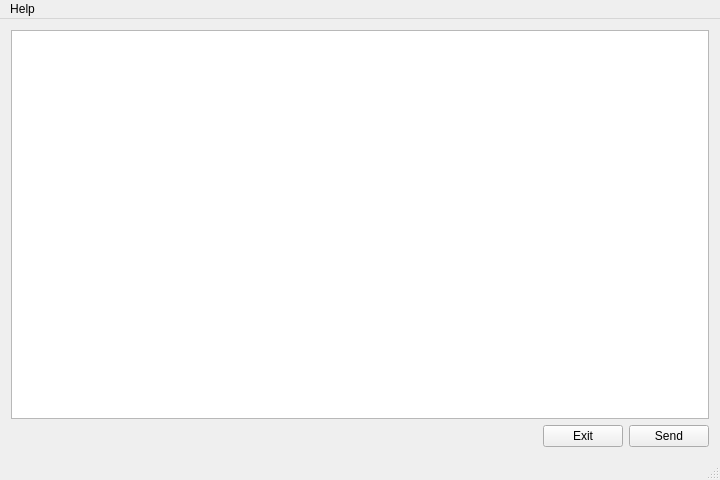
<?xml version="1.0" encoding="UTF-8"?>
<ui version="4.0">
 <class>MainWindow</class>
 <widget class="QMainWindow" name="MainWindow">
  <property name="geometry">
   <rect>
    <x>0</x>
    <y>0</y>
    <width>720</width>
    <height>480</height>
   </rect>
  </property>
  <property name="windowTitle">
   <string>Android</string>
  </property>
  <widget class="QWidget" name="centralWidget">
   <layout class="QVBoxLayout" name="verticalLayout" stretch="0,0">
    <item>
     <layout class="QVBoxLayout" name="verticalLayout_2">
      <item>
       <widget class="QTextBrowser" name="textBrowser"/>
      </item>
     </layout>
    </item>
    <item>
     <layout class="QHBoxLayout" name="horizontalLayout">
      <item>
       <spacer name="horizontalSpacer">
        <property name="orientation">
         <enum>Qt::Horizontal</enum>
        </property>
        <property name="sizeHint" stdset="0">
         <size>
          <width>40</width>
          <height>20</height>
         </size>
        </property>
       </spacer>
      </item>
      <item>
       <widget class="QPushButton" name="pushButton_2">
        <property name="focusPolicy">
         <enum>Qt::NoFocus</enum>
        </property>
        <property name="text">
         <string>Exit</string>
        </property>
       </widget>
      </item>
      <item>
       <widget class="QPushButton" name="pushButton">
        <property name="focusPolicy">
         <enum>Qt::NoFocus</enum>
        </property>
        <property name="text">
         <string>Send</string>
        </property>
       </widget>
      </item>
     </layout>
    </item>
   </layout>
  </widget>
  <widget class="QMenuBar" name="menuBar">
   <property name="geometry">
    <rect>
     <x>0</x>
     <y>0</y>
     <width>720</width>
     <height>19</height>
    </rect>
   </property>
   <widget class="QMenu" name="menuHelp">
    <property name="title">
     <string>Help</string>
    </property>
    <addaction name="actionAbout"/>
   </widget>
   <addaction name="menuHelp"/>
  </widget>
  <widget class="QStatusBar" name="statusBar"/>
  <action name="actionAbout">
   <property name="text">
    <string>About</string>
   </property>
  </action>
 </widget>
 <layoutdefault spacing="6" margin="11"/>
 <resources/>
 <connections/>
</ui>
